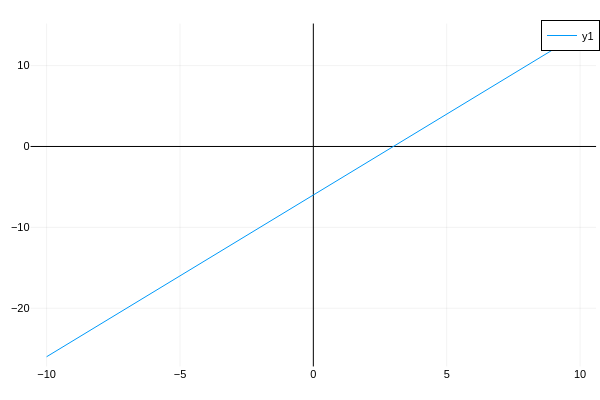

Notebook code cell kept with this figure:
### Code cell
h(x) = 2x - 6
x = -10:1:10

plot(x,h,framestyle=:zerolines )

# or 

# Ha?

### Figure 1 — Plotly figure (JSON) as saved in the notebook; plotly's stock layout.template omitted (floating-point values rounded to 4 significant figures)
{"data": [{"colorbar": {"len": 0.9525, "title": "", "x": 0.9934, "y": 0.5139}, "legendgroup": "y1", "line": {"color": "rgba(0, 154, 250, 1.000)", "dash": "solid", "shape": "linear", "width": 1}, "mode": "lines", "name": "y1", "showlegend": true, "type": "scatter", "x": [-10, -9, -8, -7, -6, -5, -4, -3, -2, -1, 0, 1, 2, 3, 4, 5, 6, 7, 8, 9, 10], "xaxis": "x", "y": [-26, -24, -22, -20, -18, -16, -14, -12, -10, -8, -6, -4, -2, 0, 2, 4, 6, 8, 10, 12, 14], "yaxis": "y"}], "layout": {"annotations": [], "height": 400, "legend": {"bgcolor": "rgba(255, 255, 255, 1.000)", "bordercolor": "rgba(0, 0, 0, 1.000)", "borderwidth": 1, "font": {"color": "rgba(0, 0, 0, 1.000)", "family": "sans-serif", "size": 11}, "title": {"font": {"color": "rgba(0, 0, 0, 1.000)", "family": "sans-serif", "size": 15}, "text": ""}, "tracegroupgap": 0, "traceorder": "normal", "x": 1, "xanchor": "auto", "y": 1, "yanchor": "auto"}, "margin": {"b": 20, "l": 0, "r": 0, "t": 20}, "paper_bgcolor": "rgba(255, 255, 255, 1.000)", "plot_bgcolor": "rgba(255, 255, 255, 1.000)", "showlegend": true, "width": 600, "xaxis": {"anchor": "y", "domain": [0.05101, 0.9934], "gridcolor": "rgba(0, 0, 0, 0.100)", "gridwidth": 0.5, "linecolor": "rgba(0, 0, 0, 1.000)", "mirror": false, "range": [-10.6, 10.6], "showgrid": true, "showline": false, "showticklabels": true, "tickangle": 0, "tickcolor": "rgba(0, 0, 0, 0.000)", "tickfont": {"color": "rgba(0, 0, 0, 1.000)", "family": "sans-serif", "size": 11}, "tickmode": "array", "ticks": "inside", "ticktext": ["−10", "−5", "0", "5", "10"], "tickvals": [-10, -5, 0, 5, 10], "title": "", "titlefont": {"color": "rgba(0, 0, 0, 1.000)", "family": "sans-serif", "size": 15}, "type": "-", "visible": true, "zeroline": true, "zerolinecolor": "rgba(0, 0, 0, 1.000)"}, "yaxis": {"anchor": "x", "domain": [0.03762, 0.9902], "gridcolor": "rgba(0, 0, 0, 0.100)", "gridwidth": 0.5, "linecolor": "rgba(0, 0, 0, 1.000)", "mirror": false, "range": [-27.2, 15.2], "showgrid": true, "showline": false, "showticklabels": true, "tickangle": 0, "tickcolor": "rgba(0, 0, 0, 0.000)", "tickfont": {"color": "rgba(0, 0, 0, 1.000)", "family": "sans-serif", "size": 11}, "tickmode": "array", "ticks": "inside", "ticktext": ["−20", "−10", "0", "10"], "tickvals": [-20, -10, 0, 10], "title": "", "titlefont": {"color": "rgba(0, 0, 0, 1.000)", "family": "sans-serif", "size": 15}, "type": "-", "visible": true, "zeroline": true, "zerolinecolor": "rgba(0, 0, 0, 1.000)"}}}
